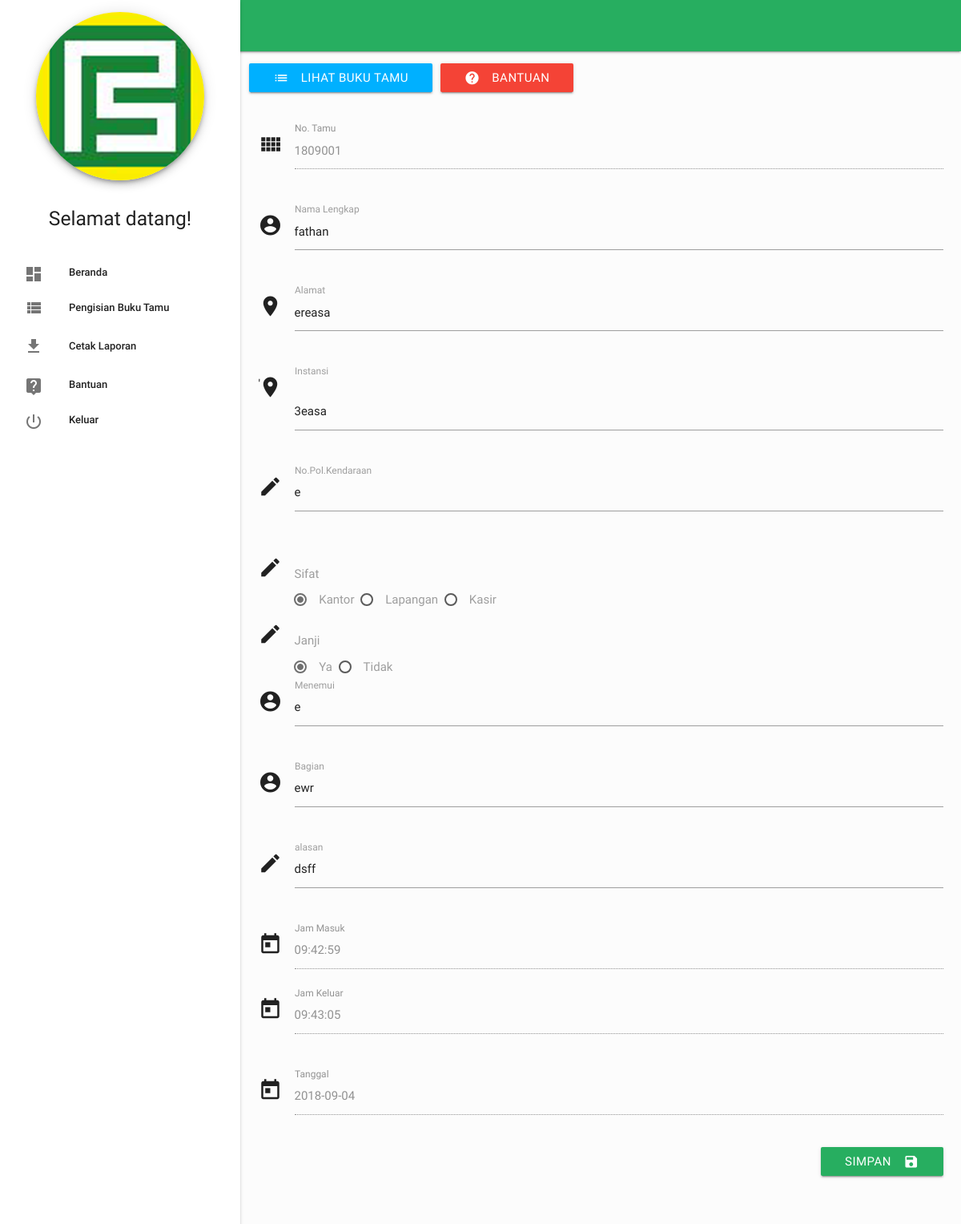
The page /admin/edit.php?id=1809001 on the database its author committed.
### tables this page shows
CREATE TABLE IF NOT EXISTS `tb_buku` (
  `nota` varchar(10) NOT NULL,
  `nm_tamu` varchar(30) NOT NULL,
  `alm_tamu` varchar(50) NOT NULL,
  `instansi` varchar(30) NOT NULL,
  `bagian` varchar(25) NOT NULL,
  `nama` varchar(25) NOT NULL,
  `alasan` varchar(50) NOT NULL,
  `nopol` varchar(15) NOT NULL,
  `sifat` enum('Kantor','Lapangan','Kasir') NOT NULL,
  `janji` enum('Ya','Tidak') NOT NULL,
  `Jin` time DEFAULT NULL,
  `Jout` time DEFAULT NULL,
  `tgl` date DEFAULT NULL,
  `hapus` enum('Y','T') DEFAULT 'Y'
);

### admin/edit.php (the view, shortened to what this page needs)
<?php
require_once ('core/init.php');
if (isset($_GET['id'])) {
    $link = mysqli_connect("localhost", "root", "", "dbtamu_papyrus") or die(mysqli_error($link));
    $query = "SELECT * FROM tb_buku WHERE nota = '$_GET[id]'";
    $sql = mysqli_query($link, $query);
    $data = mysqli_fetch_array($sql);
} else {
    echo "ID tidak tersedia!<br /><a href='index.php'>Kembali</a>";
    exit();
}
require_once('../dist/sidebar.php');
?>
<main>
  <div class="section row">
    <div class="col s12">
    <a class="waves-effect btn" style="background-color: #00b0ff;" href="index.php"><i class="material-icons left">list</i>Lihat Buku Tamu</a>
    <a class="waves-effect btn modal-trigger" style="background-color: #f44336; margin-left: 6px;" href="#bantuan"><i class="material-icons left">help</i>Bantuan</a>
    </div>
  </div>
  <div class="row">
    <form class="col s12" action="aksiedit.php" method="post">
      <div class="row">
        <div class="input-field col s12">
          <i class="material-icons prefix">view_comfy</i>
          <input class="validate" type="text" name="nota" readonly="readonly" value="<?php echo $data['nota'];?>" autocomplete="off">
		  <label>No. Tamu</label>
        </div>
      </div>
      <div class="row">
        <div class="input-field col s12">
          <i class="material-icons prefix">account_circle</i>
          <input class="validate" type="text" name="nm_tamu" value="<?php echo $data['nm_tamu'];?>" autocomplete="off">
          <label>Nama Lengkap</label>
        </div>
      </div>
      <div class="row">
        <div class="input-field col s12">
          <i class="material-icons prefix">place</i>
          <input class="materialize-textarea" type="text" name="alm_tamu" value="<?php echo $data['alm_tamu'];?>" autocomplete="off">
          <label>Alamat</label>
        </div>
      </div>
      <div class="row">
        <div class="input-field col s12">
          <i class="material-icons prefix">place</i>'
		  <input class="materialize-textarea" type="text" name="instansi" value="<?php echo $data['instansi'];?>" autocomplete="off">
          <label>Instansi</label>
        </div>
      </div>
      <div class="row">
        <div class="input-field col s12">
          <i class="material-icons prefix">mode_edit</i>
		  <input class="materialize-textarea" type="text" name="nopol" value="<?php echo $data['nopol'];?>" autocomplete="off">
          <label>No.Pol.Kendaraan</label>
        </div>
      </div>
	  <div class="row">
        <div class="input-field col s12">
          <i class="material-icons prefix">mode_edit</i>
		  <label>Sifat</label>
	  </div>
      </div><br />
		  <?php if ($data['sifat'] == 'Kantor') { ?>
                <td>
			    <input class="with-gap" id="test1" type="radio" name="sifat" value="Kantor" checked /><label for="test1">Kantor</label>
          		<input class="with-gap" id="test2" type="radio" name="sifat" value="Lapangan" /><label for="test2">Lapangan</label>
		  		<input class="with-gap" id="test3" type="radio" name="sifat" value="Kasir" /><label for="test3">Kasir</label>
				</td>
          <?php } else if(($data['sifat'] == 'Lapangan')){ ?>
				<td>
				<input class="with-gap" id="test1" type="radio" name="sifat" value="Kantor" /><label for="test1">Kantor</label>
          		<input class="with-gap" id="test2" type="radio" name="sifat" value="Lapangan" checked /><label for="test2">Lapangan</label>
		  		<input class="with-gap" id="test3" type="radio" name="sifat" value="Kasir" /><label for="test3">Kasir</label>
				</td>
		 <?php } ?>
	  <div class="row">
        <div class="input-field col s12">
          <i class="material-icons prefix">mode_edit</i>
		  <label>Janji</label>
	  </div>
      </div><br />
		  <?php if ($data['janji'] == 'Ya') { ?>
   		    	<label for="test4">Ya</label>
   		    	<label for="test5">Tidak</label>
          <?php } ?>
	  <div class="row">
        <div class="input-field col s12">
          <i class="material-icons prefix">account_circle</i>
          <input class="validate" type="text" name="nama" value="<?php echo $data['nama'];?>" autocomplete="off">
          <label>Menemui</label>
        </div>
      </div>
	  <div class="row">
        <div class="input-field col s12">
          <i class="material-icons prefix">account_circle</i>
          <input class="validate" type="text" name="bagian" value="<?php echo $data['bagian'];?>" autocomplete="off">
          <label>Bagian</label>
        </div>
      </div>
	  <div class="row">
        <div class="input-field col s12">
          <i class="material-icons prefix">mode_edit</i>
		  <input class="materialize-textarea" type="text" name="alasan" value="<?php echo $data['alasan'];?>" autocomplete="off">
		  <label>alasan</label>
		</div>
      </div>
	  <div class="row">
        <div class="input-field col s12">
          <i class="material-icons prefix">today</i>
		  <input class="validate" type="text" name="Jin" readonly="readonly" value="<?php echo $data['Jin'];?>" autocomplete="off">
		  <label>Jam Masuk</label>
        </div>
		<div class="row">
        <div class="input-field col s12">
          <i class="material-icons prefix">today</i>
		  <input class="validate" type="text" name="Jout" readonly="readonly" value="<?php echo $data['Jout'];?>">
		  <label>Jam Keluar</label>
        </div>
      </div>
       <div class="row">
        <div class="input-field col s12">
          <i class="material-icons prefix">today</i>
		  <input class="validate" type="text" name="tgl" readonly="readonly" value="<?php echo $data['tgl'];?>">
          <label>Tanggal</label>
		 </div>
      </div>
     <div class="row col s12">
	    <button class="btn waves-effect right" type="submit" name="kirim" style="background-color: #27AE60; margin-left: 6px;" >Simpan
          <i class="material-icons right">save</i>
        </button>
		</div>
    </form>
  </div>
</main>
<?php
require_once('../dist/footer.php');
?>

### rows shown on the page
tb_buku: nota "1809001", nm_tamu "fathan", alm_tamu "ereasa", instansi "3easa", nopol "e", nama "e", bagian "ewr", alasan "dsff", Jin "09:42:59", Jout "09:43:05", tgl "2018-09-04"
